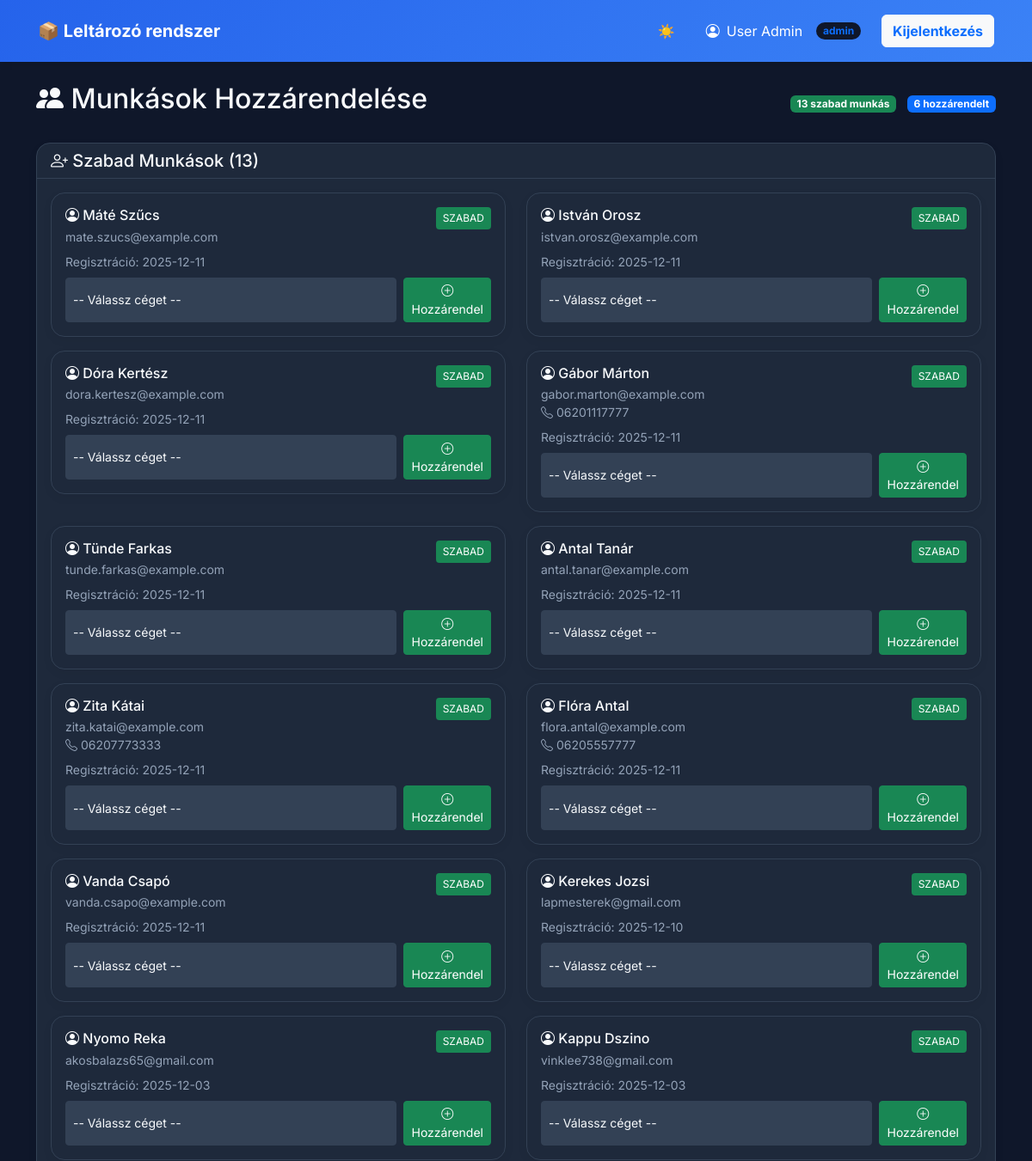
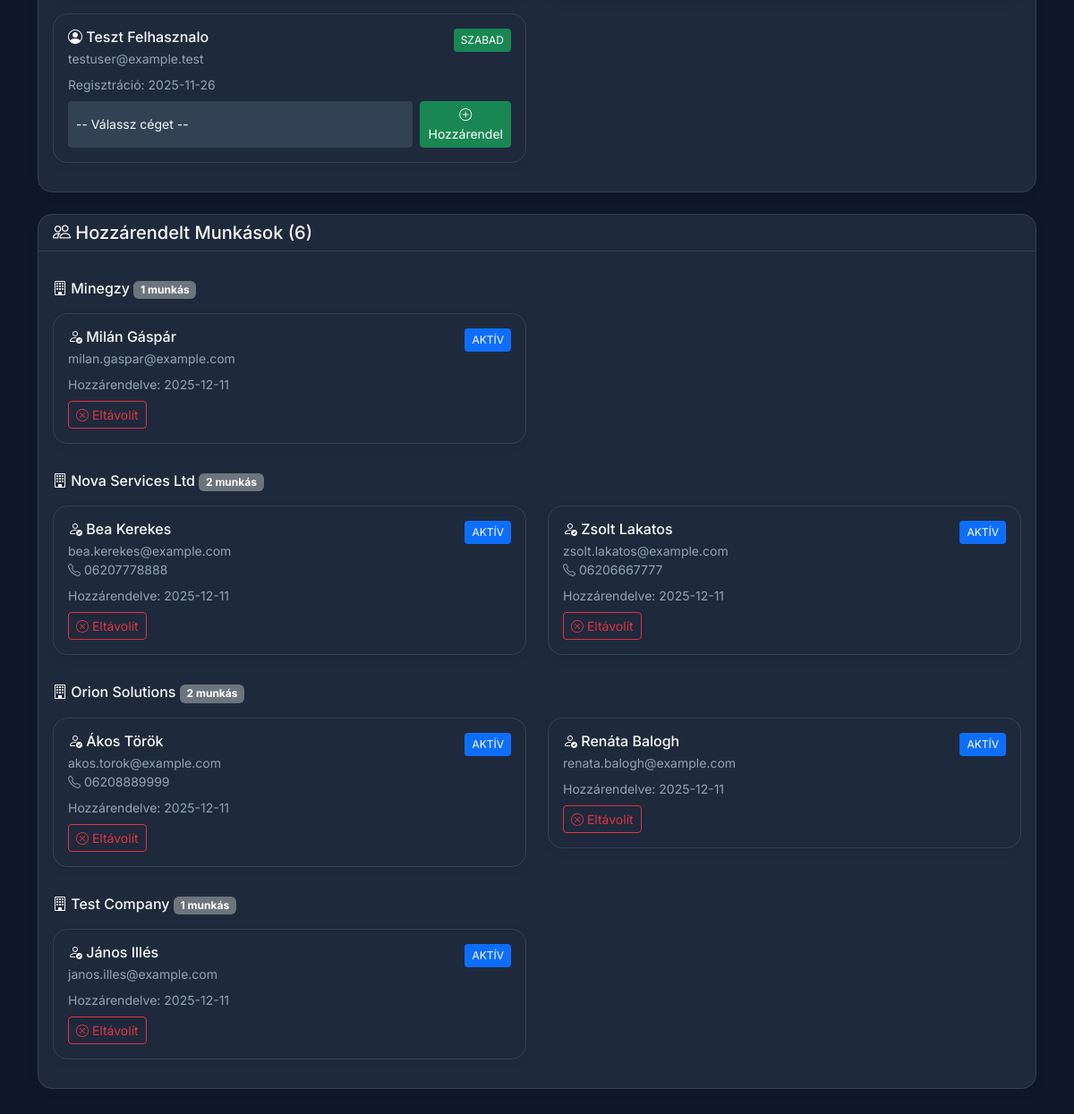
The page /public/worker/employer_assign_workers.php (signed in) on the database its author committed (2 pictures, top to bottom).
### tables this page shows
CREATE TABLE `users` (
  `id` int(11) NOT NULL,
  `email` varchar(255) NOT NULL,
  `password` varchar(255) NOT NULL,
  `first_name` varchar(100) NOT NULL,
  `last_name` varchar(100) NOT NULL,
  `phone` varchar(50) DEFAULT NULL,
  `role` enum('worker','employer','admin') NOT NULL DEFAULT 'worker',
  `is_active` tinyint(1) NOT NULL DEFAULT 0,
  `is_blocked` tinyint(1) NOT NULL DEFAULT 0,
  `activation_token` varchar(255) DEFAULT NULL,
  `reset_token` varchar(255) DEFAULT NULL,
  `token_expires` datetime DEFAULT NULL,
  `created_at` datetime DEFAULT current_timestamp(),
  `api_token` varchar(255) DEFAULT NULL
);

### app/core/Model.php (called while the page is built, shortened)
<?php
class Model {
    public function __construct(PDO $pdo) {
        $this->pdo = $pdo;
    }
}

### app/models/Company.php (called while the page is built, shortened)
<?php
require_once __DIR__ . '/../core/Model.php';
class Company extends Model {
    public function all(): array {
        $stmt = $this->pdo->query("SELECT * FROM companies ORDER BY created_at DESC");
        return $stmt->fetchAll();
    }
}

### public/worker/employer_assign_workers.php (the view, shortened to what this page needs)
<?php
require_once __DIR__ . '/../../app/models/Company.php';
$user = $_SESSION['user'];
$user['role'] = strtolower(trim($user['role'] ?? ''));
$db = (new Database())->getConnection();
$userModel = new User($db);
$companyModel = new Company($db);
if ($user['role'] === 'admin') {
    $myCompanies = $companyModel->all();
} else {
    $myCompanies = $userModel->getCompaniesForUser((int)$user['id']);
}
$stmt = $db->query("
    SELECT u.id, u.email, u.first_name, u.last_name, u.phone, u.is_active, u.created_at
    FROM users u
    WHERE u.role = 'worker'
    AND u.is_active = 1
    AND u.is_blocked = 0
    AND u.id NOT IN (SELECT user_id FROM company_user)
    ORDER BY u.created_at DESC
");
$freeWorkers = $stmt->fetchAll(PDO::FETCH_ASSOC);
$assignedWorkers = [];
if (!empty($myCompanies)) {
    $companyIds = array_column($myCompanies, 'id');
    $placeholders = implode(',', array_fill(0, count($companyIds), '?'));
    $stmt = $db->prepare("
        SELECT u.id, u.email, u.first_name, u.last_name, u.phone,
               c.id as company_id, c.name as company_name, u.created_at as assigned_at
        FROM users u
        INNER JOIN company_user cu ON u.id = cu.user_id
        INNER JOIN companies c ON cu.company_id = c.id
        WHERE u.role = 'worker'
        AND c.id IN ($placeholders)
        ORDER BY c.name, u.first_name, u.last_name
    ");
    $stmt->execute($companyIds);
    $assignedWorkers = $stmt->fetchAll(PDO::FETCH_ASSOC);
}
?>
<!doctype html>
<html lang="hu">
<head>
    <link rel="stylesheet" href="https://cdn.jsdelivr.net/npm/bootstrap@5.3.2/dist/css/bootstrap.min.css">
    <link rel="stylesheet" href="https://cdn.jsdelivr.net/npm/bootstrap-icons@1.11.1/font/bootstrap-icons.css">
</head>
<body class="bg-light">
<?php include_once __DIR__ . '/dashboard_nav.php'; ?>
<div class="container mt-4 mb-5">
    <div class="row">
        <div class="col-12">
            <div class="d-flex justify-content-between align-items-center mb-4">
                <h2><i class="bi bi-people-fill"></i> Munkások Hozzárendelése</h2>
                <div>
                    <span class="badge bg-success me-2"><?= count($freeWorkers) ?> szabad munkás</span>
                    <span class="badge bg-primary"><?= count($assignedWorkers) ?> hozzárendelt</span>
                </div>
            </div>
            <?php if (empty($myCompanies)): ?>
                <div class="alert alert-warning">
                    <i class="bi bi-exclamation-triangle"></i> Nincs cég hozzárendelve. Kérj meg egy adminisztrátort, hogy rendeljen hozzá cégeket!
                </div>
            <?php else: ?>
                <div class="card mb-4">
                    <div class="card-header bg-success text-white">
                        <h5 class="mb-0">
                            <i class="bi bi-person-plus"></i>
                            Szabad Munkások (<?= count($freeWorkers) ?>)
                        </h5>
                    </div>
                    <div class="card-body">
                        <?php if (empty($freeWorkers)): ?>
                            <p class="text-muted">Jelenleg nincs hozzá nem rendelt munkás a rendszerben.</p>
                        <?php else: ?>
                            <div class="row">
                                <?php foreach ($freeWorkers as $worker): ?>
                                    <div class="col-md-6 mb-3">
                                        <div class="card worker-card">
                                            <div class="card-body">
                                                <div class="d-flex justify-content-between align-items-start mb-2">
                                                    <div>
                                                        <h6 class="mb-1">
                                                            <i class="bi bi-person-circle"></i>
                                                            <?= htmlspecialchars($worker['first_name'] . ' ' . $worker['last_name']) ?>
                                                        </h6>
                                                        <small class="text-muted d-block"><?= htmlspecialchars($worker['email']) ?></small>
                                                        <?php if ($worker['phone']): ?>
                                                            <small class="text-muted d-block">
                                                                <i class="bi bi-telephone"></i> <?= htmlspecialchars($worker['phone']) ?>
                                                            </small>
                                                        <?php endif; ?>
                                                    </div>
                                                    <span class="free-worker-badge">SZABAD</span>
                                                </div>
                                                <small class="text-muted d-block mb-2">
                                                    Regisztráció: <?= date('Y-m-d', strtotime($worker['created_at'])) ?>
                                                </small>
                                                <form method="post" class="d-flex gap-2">
                                                    <select name="company_id" class="form-select form-select-sm" required>
                                                        <option value="">-- Válassz céget --</option>
                                                    </select>
                                                    <button type="submit" name="assign_worker" class="btn btn-sm btn-success">
                                                        <i class="bi bi-plus-circle"></i> Hozzárendel
                                                    </button>
                                                </form>
                                            </div>
                                        </div>
                                    </div>
                                <?php endforeach; ?>
                            </div>
                        <?php endif; ?>
                    </div>
                </div>
                <div class="card">
                    <div class="card-header bg-primary text-white">
                        <h5 class="mb-0">
                            <i class="bi bi-people"></i>
                            Hozzárendelt Munkások (<?= count($assignedWorkers) ?>)
                        </h5>
                    </div>
                    <div class="card-body">
                        <?php if (empty($assignedWorkers)): ?>
                            <p class="text-muted">Még nincs munkás hozzárendelve a cégeidhez.</p>
                        <?php else: ?>
                            <?php
                            $workersByCompany = [];
                            foreach ($assignedWorkers as $worker) {
                                $workersByCompany[$worker['company_name']][] = $worker;
                            }
                            ?>
                            <?php foreach ($workersByCompany as $companyName => $workers): ?>
                                <h6 class="mb-3 mt-3">
                                    <i class="bi bi-building"></i> <?= htmlspecialchars($companyName) ?>
                                    <span class="badge bg-secondary"><?= count($workers) ?> munkás</span>
                                </h6>
                                <div class="row">
                                    <?php foreach ($workers as $worker): ?>
                                        <div class="col-md-6 mb-3">
                                            <div class="card">
                                                <div class="card-body">
                                                    <div class="d-flex justify-content-between align-items-start mb-2">
                                                        <div>
                                                            <h6 class="mb-1">
                                                                <i class="bi bi-person-check"></i>
                                                                <?= htmlspecialchars($worker['first_name'] . ' ' . $worker['last_name']) ?>
                                                            </h6>
                                                            <small class="text-muted d-block"><?= htmlspecialchars($worker['email']) ?></small>
                                                            <?php if ($worker['phone']): ?>
                                                                <small class="text-muted d-block">
                                                                    <i class="bi bi-telephone"></i> <?= htmlspecialchars($worker['phone']) ?>
                                                                </small>
                                                            <?php endif; ?>
                                                        </div>
                                                        <span class="assigned-badge">AKTÍV</span>
                                                    </div>
                                                    <small class="text-muted d-block mb-2">
                                                        Hozzárendelve: <?= date('Y-m-d', strtotime($worker['assigned_at'])) ?>
                                                    </small>
                                                    <form method="post" class="d-inline">
                                                        <button type="submit" name="remove_worker" class="btn btn-sm btn-outline-danger"
                                                                onclick="return confirm('Biztosan eltávolítod ezt a munkást a cégtől?')">
                                                            <i class="bi bi-x-circle"></i> Eltávolít
                                                        </button>
                                                    </form>
                                                </div>
                                            </div>
                                        </div>
                                    <?php endforeach; ?>
                                </div>
                            <?php endforeach; ?>
                        <?php endif; ?>
                    </div>
                </div>
            <?php endif; ?>
        </div>
    </div>
</div>
</body>
</html>

### public/css/global-theme.css (style rules this page uses)
:root { --bg-primary: #0F172A; --bg-secondary: #1E293B; --bg-card: #1E293B; --bg-surface: #334155; --text-primary: #F8FAFC; --text-secondary: #94A3B8; --primary: #3b82f6; --primary-hover: #60a5fa; --secondary: #10B981; --danger: #EF4444; --warning: #F59E0B; --border: #334155; --navbar-bg: linear-gradient(135deg, #2563eb, #3b82f6); --navbar-text: #FFFFFF; }
* { margin: 0; padding: 0; box-sizing: border-box; }
body { background: var(--bg-primary) !important; font-family: 'Inter', -apple-system, BlinkMacSystemFont, sans-serif !important; color: var(--text-primary) !important; min-height: 100vh; transition: background 0.3s ease, color 0.3s ease; }
h1, h2, h3, h4, h5, h6, .h1, .h2, .h3, .h4, .h5, .h6 { color: var(--text-primary) !important; }
.card { background: var(--bg-card) !important; border-radius: 16px !important; border: 1px solid var(--border) !important; box-shadow: 0 4px 12px rgba(0, 0, 0, 0.05) !important; }
.card-header, .card-footer { border-color: var(--border) !important; background: transparent !important; color: var(--text-primary) !important; }
.form-control, .form-select { background: var(--bg-surface) !important; border: 1px solid var(--border) !important; color: var(--text-primary) !important; }
.text-muted { color: var(--text-secondary) !important; }
.bg-light { background: var(--bg-primary) !important; }

### public/worker/employer_assign_workers.php (style rules this page uses)
.worker-card { transition: all 0.2s; border-left: 4px solid #0dcaf0; }
.free-worker-badge { background-color: #198754; color: white; font-size: 0.75rem; padding: 4px 8px; border-radius: 4px; }
.assigned-badge { background-color: #0d6efd; color: white; font-size: 0.75rem; padding: 4px 8px; border-radius: 4px; }

### rows shown on the page
users: first_name+last_name "Máté Szűcs", email "mate.szucs@example.com", created_at "2025-12-11"
users: first_name+last_name "István Orosz", email "istvan.orosz@example.com", created_at "2025-12-11"
users: first_name+last_name "Dóra Kertész", email "dora.kertesz@example.com", created_at "2025-12-11"
users: first_name+last_name "Gábor Márton", email "gabor.marton@example.com", phone "06201117777", created_at "2025-12-11"
users: first_name+last_name "Tünde Farkas", email "tunde.farkas@example.com", created_at "2025-12-11"
users: first_name+last_name "Antal Tanár", email "antal.tanar@example.com", created_at "2025-12-11"
users: first_name+last_name "Zita Kátai", email "zita.katai@example.com", phone "06207773333", created_at "2025-12-11"
users: first_name+last_name "Flóra Antal", email "flora.antal@example.com", phone "06205557777", created_at "2025-12-11"
users: first_name+last_name "Vanda Csapó", email "vanda.csapo@example.com", created_at "2025-12-11"
users: first_name+last_name "Kerekes Jozsi", email "lapmesterek@gmail.com", created_at "2025-12-10"
users: first_name+last_name "Nyomo Reka", email "akosbalazs65@gmail.com", created_at "2025-12-03"
users: first_name+last_name "Kappu Dszino", email "vinklee738@gmail.com", created_at "2025-12-03"
users: first_name+last_name "Teszt Felhasznalo", email "testuser@example.test", created_at "2025-11-26"
users: first_name+last_name "Milán Gáspár", email "milan.gaspar@example.com", created_at "2025-12-11"
users: first_name+last_name "Bea Kerekes", email "bea.kerekes@example.com", phone "06207778888", created_at "2025-12-11"
users: first_name+last_name "Zsolt Lakatos", email "zsolt.lakatos@example.com", phone "06206667777", created_at "2025-12-11"
users: first_name+last_name "Ákos Török", email "akos.torok@example.com", phone "06208889999", created_at "2025-12-11"
users: first_name+last_name "Renáta Balogh", email "renata.balogh@example.com", created_at "2025-12-11"
users: first_name+last_name "János Illés", email "janos.illes@example.com", created_at "2025-12-11"

### other values the page prints
$displayName ?: $user['email'] "User Admin"
$user['role'] "admin"
count($freeWorkers) "13"
count($assignedWorkers) "6"
$companyName "Minegzy"
count($workers) "1"
$companyName "Nova Services Ltd"
count($workers) "2"
$companyName "Orion Solutions"
$companyName "Test Company"
